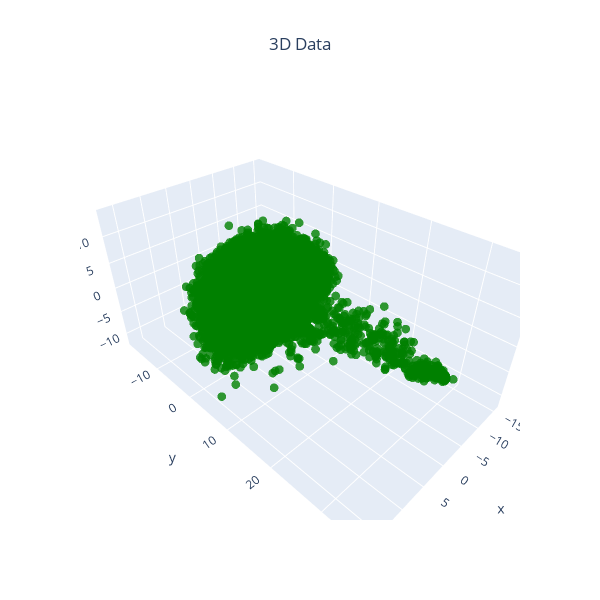

Notebook code cell kept with this figure:
### Code cell
# Create a scatterplot.
trace = go.Scatter3d(x=data_reduced[0], y=data_reduced[1], z=data_reduced[2], mode='markers',
                     marker=dict(size=3 ,opacity=0.8, color='green'),)
    
layout = go.Layout(title=dict(text='3D Data', x=0.5), width=600, height=600)
fig = go.Figure(data=[trace], layout=layout)

fig.show()

### Figure 1 — Plotly figure (JSON) as saved in the notebook; plotly's stock layout.template omitted (floating-point values rounded to 4 significant figures; data arrays with more than 128 entries replaced by an {"elided": "..."} marker saying what was removed)
{"data": [{"marker": {"color": "green", "opacity": 0.8, "size": 3}, "mode": "markers", "type": "scatter3d", "x": {"elided": "49142 float values"}, "y": {"elided": "49142 float values"}, "z": {"elided": "49142 float values"}}], "layout": {"height": 600, "title": {"text": "3D Data", "x": 0.5}, "width": 600}}
